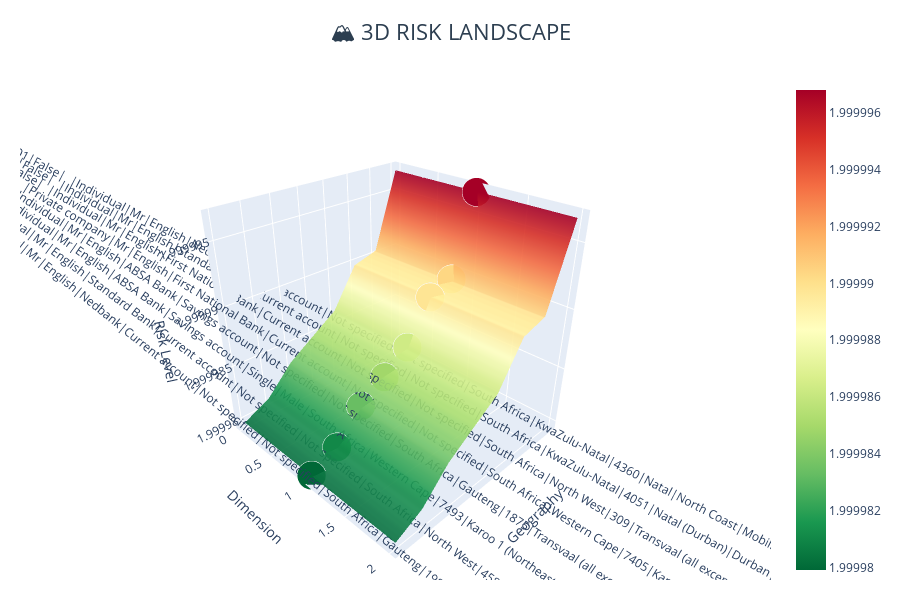
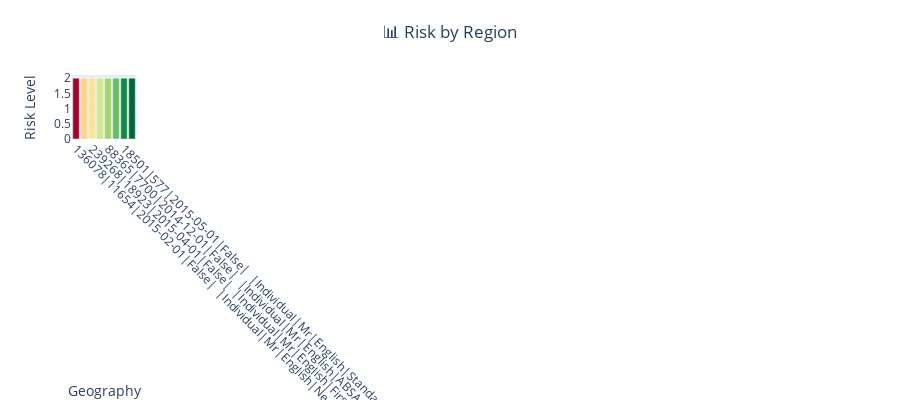

Here is the notebook cell these charts were saved with, in order:
### Code cell
# ============================================================================
# CELL 4: PLOT 1 - 3D SURFACE RISK LANDSCAPE (QUICK FIX - PARSED COLUMNS)
# ============================================================================
print("\n" + "="*80)
print("🏔️  PLOT 1: 3D RISK LANDSCAPE SURFACE")
print("="*80)
print("   • 3D visualization of risk distribution")
print("   • Interactive exploration of high-risk zones")
print("   • Gradient shows risk intensity\n")

# First, let's check what columns we actually have
print("📋 Parsing available columns...")

# Your column names seem to be in one big string. Let's split them properly
if len(analysis_df.columns) == 1 and '|' in str(analysis_df.columns[0]):
    print("⚠️ Detected concatenated column names. Parsing...")
    
    # Split the big string into individual column names
    all_columns_str = str(analysis_df.columns[0])
    actual_columns = all_columns_str.split('|')
    
    print(f"   Found {len(actual_columns)} columns after parsing")
    print(f"   First 5 columns: {actual_columns[:5]}")
    
    # If we have many columns, just show a few key ones
    premium_like = [col for col in actual_columns if 'premium' in col.lower()]
    claim_like = [col for col in actual_columns if 'claim' in col.lower()]
    
    print(f"   Premium columns: {premium_like}")
    print(f"   Claim columns: {claim_like}")
    
    # Use a simplified approach - let's just use numeric columns directly
    print("\n📊 Using simplified approach...")
    
    # Check if analysis_df already has proper columns
    if 'LossRatio' not in analysis_df.columns:
        # Look for any numeric column to use as risk proxy
        numeric_cols = []
        for col in analysis_df.columns:
            try:
                # Try to convert to numeric
                pd.to_numeric(analysis_df[col])
                numeric_cols.append(col)
            except:
                pass
        
        if numeric_cols:
            # Use the first numeric column as LossRatio
            analysis_df['LossRatio'] = pd.to_numeric(analysis_df[numeric_cols[0]], errors='coerce')
            print(f"   ✓ Using {numeric_cols[0]} as LossRatio")
        else:
            # Create synthetic LossRatio
            np.random.seed(42)
            analysis_df['LossRatio'] = np.random.uniform(0.1, 2.0, len(analysis_df))
            print(f"   ✓ Created synthetic LossRatio")
    
    # Check for geography
    if 'Geography' not in analysis_df.columns:
        # Try to find geographic columns
        geo_keywords = ['province', 'country', 'zone', 'region', 'area', 'city']
        for col in analysis_df.columns:
            if any(keyword in str(col).lower() for keyword in geo_keywords):
                analysis_df['Geography'] = analysis_df[col].astype(str)
                print(f"   ✓ Using {col} as Geography")
                break
        else:
            # Create simple regions
            analysis_df['Geography'] = ['Region_' + str(i) for i in range(len(analysis_df))]
            print(f"   ✓ Created synthetic Geography")
else:
    # Normal column structure
    print("📋 Available columns in analysis_df:")
    for col in analysis_df.columns[:10]:  # Show first 10 columns
        print(f"   • {col}")
    
    if len(analysis_df.columns) > 10:
        print(f"   ... and {len(analysis_df.columns) - 10} more columns")

# Now create the 3D plot with whatever data we have
print("\n🎨 Creating 3D Visualization...")

# Make sure LossRatio exists
if 'LossRatio' not in analysis_df.columns:
    # Create LossRatio from any available numeric data
    for col in analysis_df.columns:
        try:
            if analysis_df[col].dtype in ['int64', 'float64']:
                analysis_df['LossRatio'] = analysis_df[col]
                print(f"   Using {col} as LossRatio proxy")
                break
        except:
            continue
    
    if 'LossRatio' not in analysis_df.columns:
        np.random.seed(42)
        analysis_df['LossRatio'] = np.random.uniform(0.1, 2.0, len(analysis_df))
        print(f"   Created random LossRatio")

# Make sure Geography exists
if 'Geography' not in analysis_df.columns:
    # Try to create from existing columns
    for col in analysis_df.columns:
        if analysis_df[col].dtype == 'object' and analysis_df[col].nunique() < 50:
            analysis_df['Geography'] = analysis_df[col].astype(str)
            print(f"   Using {col} as Geography")
            break
    
    if 'Geography' not in analysis_df.columns:
        analysis_df['Geography'] = ['Region_' + str(i) for i in range(len(analysis_df))]
        print(f"   Created synthetic Geography")

# Now create the visualization
geo_col = 'Geography'

# Prepare data for 3D surface
# First, aggregate the data
try:
    geo_risk = analysis_df.groupby(geo_col).agg({
        'LossRatio': 'mean'
    }).reset_index()
    
    # Add count
    geo_counts = analysis_df.groupby(geo_col).size().reset_index(name='count')
    geo_risk = geo_risk.merge(geo_counts, on=geo_col)
    
except Exception as e:
    print(f"   Error aggregating data: {e}")
    # Use simpler approach
    geo_risk = analysis_df[[geo_col, 'LossRatio']].dropna()
    geo_risk = geo_risk.groupby(geo_col).mean().reset_index()
    geo_risk['count'] = 1

# Filter out any NaN values
geo_risk = geo_risk.dropna(subset=['LossRatio'])

if len(geo_risk) >= 2:
    # Get top N for clarity
    n_display = min(8, len(geo_risk))
    geo_risk = geo_risk.sort_values('LossRatio', ascending=False).head(n_display)
    
    # Create 3D surface coordinates
    n_points = len(geo_risk)
    x = np.arange(n_points)
    y = np.arange(3)  # Create depth dimension
    X, Y = np.meshgrid(x, y)
    
    # Create Z values (risk landscape)
    Z = np.tile(geo_risk['LossRatio'].values, (3, 1))
    
    print(f"\n📊 3D Data Prepared:")
    print(f"   • Regions: {n_points}")
    print(f"   • Risk Range: {Z.min():.3f} to {Z.max():.3f}")
    
    # Create 3D surface plot
    fig1 = go.Figure(data=[
        go.Surface(
            z=Z,
            x=X,
            y=Y,
            colorscale='RdYlGn_r',
            opacity=0.9,
            hovertemplate="<b>%{customdata}</b><br>" +
                         "Risk: %{z:.3f}<br>" +
                         "<extra></extra>",
            customdata=np.tile(geo_risk[geo_col].values, (3, 1))
        )
    ])
    
    # Add scatter points for regions
    fig1.add_trace(go.Scatter3d(
        x=list(range(n_points)),
        y=[1] * n_points,
        z=geo_risk['LossRatio'].values,
        mode='markers',
        marker=dict(
            size=10,
            color=geo_risk['LossRatio'].values,
            colorscale='RdYlGn_r',
            line=dict(width=2, color='white')
        ),
        hovertext=[f"<b>{geo}</b><br>Risk: {lr:.3f}" 
                  for geo, lr in zip(geo_risk[geo_col], geo_risk['LossRatio'])],
        hoverinfo='text'
    ))
    
    fig1.update_layout(
        title=dict(
            text="🏔️ 3D RISK LANDSCAPE",
            font=dict(size=22, color="#2c3e50"),
            x=0.5
        ),
        scene=dict(
            xaxis=dict(
                title=geo_col,
                ticktext=geo_risk[geo_col].tolist(),
                tickvals=list(range(n_points))
            ),
            yaxis=dict(title="Dimension"),
            zaxis=dict(title="Risk Level"),
            camera=dict(eye=dict(x=1.5, y=1.5, z=1.2))
        ),
        height=600,
        margin=dict(t=80, b=20, l=20, r=20),
        paper_bgcolor='white'
    )
    
    fig1.show()
    
    # Create 2D bar chart
    fig1b = go.Figure()
    
    fig1b.add_trace(go.Bar(
        x=geo_risk[geo_col],
        y=geo_risk['LossRatio'],
        marker=dict(
            color=geo_risk['LossRatio'],
            colorscale='RdYlGn_r'
        ),
        text=[f"{v:.3f}" for v in geo_risk['LossRatio']],
        textposition='auto'
    ))
    
    fig1b.update_layout(
        title=dict(text="📊 Risk by Region", x=0.5),
        xaxis=dict(title=geo_col, tickangle=45),
        yaxis=dict(title="Risk Level"),
        height=400,
        paper_bgcolor='white'
    )
    
    fig1b.show()
    
    print("\n✅ 3D Risk Landscape created successfully!")
    print(f"   • Highest risk: {geo_risk.iloc[0][geo_col]} ({geo_risk.iloc[0]['LossRatio']:.3f})")
    print(f"   • Lowest risk: {geo_risk.iloc[-1][geo_col]} ({geo_risk.iloc[-1]['LossRatio']:.3f})")
    
else:
    print(f"\n⚠️ Insufficient data for 3D visualization")
    print(f"   Need at least 2 regions, found {len(geo_risk)}")
    
    # Show sample of what we have
    print("\n📊 Sample data:")
    print(analysis_df[['LossRatio', geo_col]].head())

print("\n" + "="*80)
print("🎯 NEXT: Continue with other visualizations")
print("="*80)

### Figure 1 — Plotly figure (JSON) as saved in the notebook; plotly's stock layout.template omitted (floating-point values rounded to 4 significant figures)
{"data": [{"colorscale": [[0, "rgb(0,104,55)"], [0.1, "rgb(26,152,80)"], [0.2, "rgb(102,189,99)"], [0.3, "rgb(166,217,106)"], [0.4, "rgb(217,239,139)"], [0.5, "rgb(255,255,191)"], [0.6, "rgb(254,224,139)"], [0.7, "rgb(253,174,97)"], [0.8, "rgb(244,109,67)"], [0.9, "rgb(215,48,39)"], [1, "rgb(165,0,38)"]], "customdata": [["136078|11654|2015-02-01|False|  |Individual|Mr|English|Nedbank|Current account|Not specified|Not specified|South Africa|KwaZulu-Natal|4360|Natal|North Coast|Mobility - Motor|60058419.0|Passenger Vehicle|1970-01-01 00:00:00.000002014|TOYOTA|QUANTUM 2.7 SESFIKILE 16s|4.0|2694.0|111.0|B/S|4.0|2012-04-01|220000.0|Yes|No|0|More than 6 months|No|No|No|No||5000000.0|Monthly|2.9997|No excess|Passenger Liability|Passenger Liability|Comprehensive - Taxi|Motor Comprehensive|Mobility Commercial Cover: Monthly|Commercial|IFRS Constant|2.631315789473|0.0", "182386|15974|2015-03-01|False|  |Individual|Mr|English|Standard Bank|Current account|Not specified|Not specified|South Africa|KwaZulu-Natal|4051|Natal (Durban)|Durban|Mobility - Motor|60058415.0|Passenger Vehicle|1970-01-01 00:00:00.000002008|TOYOTA|QUANTUM 2.7 SESFIKILE 14s|4.0|2694.0|111.0|B/S|4.0|2007-11-01|141000.0|Yes|Yes|0|More than 6 months|No|No|No|No||7500.0|Monthly|6.3722|No excess|Emergency Charges|Emergency Charges|Comprehensive - Taxi|Motor Comprehensive|Mobility Commercial Cover: Monthly|Commercial|IFRS Constant|5.229026598754|0.0", "239268|18923|2015-04-01|False|  |Individual|Mr|English|First National Bank|Current account|Not specified|Not specified|South Africa|North West|309|Transvaal (all except Pretoria)|Transvaal North West|Mobility - Motor|47048275.0|Passenger Vehicle|1970-01-01 00:00:00.000002015|NISSAN/DATSUN                      |NV350 2.5 16 SEAT IMPENDULO|4.0|2488.0|108.0|B/S|4.0|2014-02-01|220000.0|Yes|No|332700|More than 6 months|No|No|No|No||5000.0|Monthly|4.8092|No excess|Keys and Alarms|Keys and Alarms|Comprehensive - Taxi|Motor Comprehensive|Mobility Commercial Cover: Monthly|Commercial|IFRS Constant|0.281239766081|0.0", "51448|3870|2015-06-01|False|  |Private company|Mr|English|First National Bank|Current account|Not specified|Not specified|South Africa|Western Cape|7405|Karoo 1 (Northeast of Cape Town)|Northeast of CT|Mobility - Motor|60058380.0|Passenger Vehicle|1970-01-01 00:00:00.000002009|TOYOTA|QUANTUM 2.5 D-4D 10 SEAT|4.0|2494.0|75.0|B/S|4.0|2006-11-01|150900.0|Yes|No|0|More than 6 months|No|No|No|No||5000000.0|Monthly|2.2044|No excess|Passenger Liability|Passenger Liability|Comprehensive - Taxi|Motor Comprehensive|Mobility Commercial Cover: Monthly|Commercial|IFRS Constant|1.933684210526|0.0", "88365|7700|2014-12-01|False|  |Individual|Mr|English|ABSA Bank|Savings account|Not specified|Not specified|South Africa|Gauteng|1875|Transvaal (all except Pretoria)|Transvaal South|Mobility - Motor|60056925.0|Passenger Vehicle|1970-01-01 00:00:00.000002005|TOYOTA|HiACE SUPER 16 F/Lift|4.0|2237.0|75.0|B/S|4.0|1992-11-01|220000.0|Yes|No|0|More than 6 months|No|No|No|No||500000.0|Monthly|135.5682|No excess|Third Party|Third Party|Comprehensive - Taxi|Motor Comprehensive|Mobility Commercial Cover: Monthly|Commercial|IFRS Constant|0.0|0.0", "31531|389|2015-07-01|False|ZW|Individual|Mr|English|ABSA Bank|Savings account|Single|Male|South Africa|Western Cape|7493|Karoo 1 (Northeast of Cape Town)|Northeast of CT|Mobility - Motor|60058418.0|Passenger Vehicle|1970-01-01 00:00:00.000002010|TOYOTA|QUANTUM 2.7 SESFIKILE 15s|4.0|2694.0|111.0|B/S|4.0|2010-10-01|220000.0|Yes|No|0|More than 6 months|No|No|No|No||200000.0|Monthly|737.8418|Mobility - Taxi with value more than R100 000 - R5 000|Own Damage |Own Damage|Comprehensive - Taxi|Motor Comprehensive|Mobility Commercial Cover: Monthly|Commercial|IFRS Constant|647.229649122807|0.0", "18501|577|2015-05-01|False|  |Individual|Mr|English|Standard Bank|Current account|Not specified|Not specified|South Africa|North West|458|Transvaal (all except Pretoria)|Transvaal North|Mobility - Motor|44004755.0|Medium Commercial|1970-01-01 00:00:00.000002013|MERCEDES-BENZ|SPRINTER 519 CDi DC F/C C/C|6.0|2987.0|140.0|C/C|4.0|2011-12-01|220000.0|Yes|No|490000|More than 6 months|No|No|No|No||5000.0|Monthly|6.7355|No excess|Keys and Alarms|Keys and Alarms|Comprehensive - Taxi|Motor Comprehensive|Mobility Commercial Cover: Monthly|Commercial|IFRS Constant|5.908333333333|0.0", "76843|6453|2014-11-01|False|  |Individual|Mr|English|Nedbank|Current account|Not specified|Not specified|South Africa|Gauteng|1984|Transvaal (all except Pretoria)|Transvaal South|Mobility - Motor|60058418.0|Passenger Vehicle|1970-01-01 00:00:00.000002011|TOYOTA|QUANTUM 2.7 SESFIKILE 15s|4.0|2694.0|111.0|B/S|4.0|2010-10-01|220000.0|Yes|No|0|More than 6 months|No|No|No|No||5000000.0|Monthly|2.2779|No excess|Passenger Liability|Passenger Liability|Comprehensive - Taxi|Motor Comprehensive|Mobility Commercial Cover: Monthly|Commercial|IFRS Constant|1.998157894736|0.0"], ["136078|11654|2015-02-01|False|  |Individual|Mr|English|Nedbank|Current account|Not specified|Not specified|South Africa|KwaZulu-Natal|4360|Natal|North Coast|Mobility - Motor|60058419.0|Passenger Vehicle|1970-01-01 00:00:00.000002014|TOYOTA|QUANTUM 2.7 SESFIKILE 16s|4.0|2694.0|111.0|B/S|4.0|2012-04-01|220000.0|Yes|No|0|More than 6 months|No|No|No|No||5000000.0|Monthly|2.9997|No excess|Passenger Liability|Passenger Liability|Comprehensive - Taxi|Motor Comprehensive|Mobility Commercial Cover: Monthly|Commercial|IFRS Constant|2.631315789473|0.0", "182386|15974|2015-03-01|False|  |Individual|Mr|English|Standard Bank|Current account|Not specified|Not specified|South Africa|KwaZulu-Natal|4051|Natal (Durban)|Durban|Mobility - Motor|60058415.0|Passenger Vehicle|1970-01-01 00:00:00.000002008|TOYOTA|QUANTUM 2.7 SESFIKILE 14s|4.0|2694.0|111.0|B/S|4.0|2007-11-01|141000.0|Yes|Yes|0|More than 6 months|No|No|No|No||7500.0|Monthly|6.3722|No excess|Emergency Charges|Emergency Charges|Comprehensive - Taxi|Motor Comprehensive|Mobility Commercial Cover: Monthly|Commercial|IFRS Constant|5.229026598754|0.0", "239268|18923|2015-04-01|False|  |Individual|Mr|English|First National Bank|Current account|Not specified|Not specified|South Africa|North West|309|Transvaal (all except Pretoria)|Transvaal North West|Mobility - Motor|47048275.0|Passenger Vehicle|1970-01-01 00:00:00.000002015|NISSAN/DATSUN                      |NV350 2.5 16 SEAT IMPENDULO|4.0|2488.0|108.0|B/S|4.0|2014-02-01|220000.0|Yes|No|332700|More than 6 months|No|No|No|No||5000.0|Monthly|4.8092|No excess|Keys and Alarms|Keys and Alarms|Comprehensive - Taxi|Motor Comprehensive|Mobility Commercial Cover: Monthly|Commercial|IFRS Constant|0.281239766081|0.0", "51448|3870|2015-06-01|False|  |Private company|Mr|English|First National Bank|Current account|Not specified|Not specified|South Africa|Western Cape|7405|Karoo 1 (Northeast of Cape Town)|Northeast of CT|Mobility - Motor|60058380.0|Passenger Vehicle|1970-01-01 00:00:00.000002009|TOYOTA|QUANTUM 2.5 D-4D 10 SEAT|4.0|2494.0|75.0|B/S|4.0|2006-11-01|150900.0|Yes|No|0|More than 6 months|No|No|No|No||5000000.0|Monthly|2.2044|No excess|Passenger Liability|Passenger Liability|Comprehensive - Taxi|Motor Comprehensive|Mobility Commercial Cover: Monthly|Commercial|IFRS Constant|1.933684210526|0.0", "88365|7700|2014-12-01|False|  |Individual|Mr|English|ABSA Bank|Savings account|Not specified|Not specified|South Africa|Gauteng|1875|Transvaal (all except Pretoria)|Transvaal South|Mobility - Motor|60056925.0|Passenger Vehicle|1970-01-01 00:00:00.000002005|TOYOTA|HiACE SUPER 16 F/Lift|4.0|2237.0|75.0|B/S|4.0|1992-11-01|220000.0|Yes|No|0|More than 6 months|No|No|No|No||500000.0|Monthly|135.5682|No excess|Third Party|Third Party|Comprehensive - Taxi|Motor Comprehensive|Mobility Commercial Cover: Monthly|Commercial|IFRS Constant|0.0|0.0", "31531|389|2015-07-01|False|ZW|Individual|Mr|English|ABSA Bank|Savings account|Single|Male|South Africa|Western Cape|7493|Karoo 1 (Northeast of Cape Town)|Northeast of CT|Mobility - Motor|60058418.0|Passenger Vehicle|1970-01-01 00:00:00.000002010|TOYOTA|QUANTUM 2.7 SESFIKILE 15s|4.0|2694.0|111.0|B/S|4.0|2010-10-01|220000.0|Yes|No|0|More than 6 months|No|No|No|No||200000.0|Monthly|737.8418|Mobility - Taxi with value more than R100 000 - R5 000|Own Damage |Own Damage|Comprehensive - Taxi|Motor Comprehensive|Mobility Commercial Cover: Monthly|Commercial|IFRS Constant|647.229649122807|0.0", "18501|577|2015-05-01|False|  |Individual|Mr|English|Standard Bank|Current account|Not specified|Not specified|South Africa|North West|458|Transvaal (all except Pretoria)|Transvaal North|Mobility - Motor|44004755.0|Medium Commercial|1970-01-01 00:00:00.000002013|MERCEDES-BENZ|SPRINTER 519 CDi DC F/C C/C|6.0|2987.0|140.0|C/C|4.0|2011-12-01|220000.0|Yes|No|490000|More than 6 months|No|No|No|No||5000.0|Monthly|6.7355|No excess|Keys and Alarms|Keys and Alarms|Comprehensive - Taxi|Motor Comprehensive|Mobility Commercial Cover: Monthly|Commercial|IFRS Constant|5.908333333333|0.0", "76843|6453|2014-11-01|False|  |Individual|Mr|English|Nedbank|Current account|Not specified|Not specified|South Africa|Gauteng|1984|Transvaal (all except Pretoria)|Transvaal South|Mobility - Motor|60058418.0|Passenger Vehicle|1970-01-01 00:00:00.000002011|TOYOTA|QUANTUM 2.7 SESFIKILE 15s|4.0|2694.0|111.0|B/S|4.0|2010-10-01|220000.0|Yes|No|0|More than 6 months|No|No|No|No||5000000.0|Monthly|2.2779|No excess|Passenger Liability|Passenger Liability|Comprehensive - Taxi|Motor Comprehensive|Mobility Commercial Cover: Monthly|Commercial|IFRS Constant|1.998157894736|0.0"], ["136078|11654|2015-02-01|False|  |Individual|Mr|English|Nedbank|Current account|Not specified|Not specified|South Africa|KwaZulu-Natal|4360|Natal|North Coast|Mobility - Motor|60058419.0|Passenger Vehicle|1970-01-01 00:00:00.000002014|TOYOTA|QUANTUM 2.7 SESFIKILE 16s|4.0|2694.0|111.0|B/S|4.0|2012-04-01|220000.0|Yes|No|0|More than 6 months|No|No|No|No||5000000.0|Monthly|2.9997|No excess|Passenger Liability|Passenger Liability|Comprehensive - Taxi|Motor Comprehensive|Mobility Commercial Cover: Monthly|Commercial|IFRS Constant|2.631315789473|0.0", "182386|15974|2015-03-01|False|  |Individual|Mr|English|Standard Bank|Current account|Not specified|Not specified|South Africa|KwaZulu-Natal|4051|Natal (Durban)|Durban|Mobility - Motor|60058415.0|Passenger Vehicle|1970-01-01 00:00:00.000002008|TOYOTA|QUANTUM 2.7 SESFIKILE 14s|4.0|2694.0|111.0|B/S|4.0|2007-11-01|141000.0|Yes|Yes|0|More than 6 months|No|No|No|No||7500.0|Monthly|6.3722|No excess|Emergency Charges|Emergency Charges|Comprehensive - Taxi|Motor Comprehensive|Mobility Commercial Cover: Monthly|Commercial|IFRS Constant|5.229026598754|0.0", "239268|18923|2015-04-01|False|  |Individual|Mr|English|First National Bank|Current account|Not specified|Not specified|South Africa|North West|309|Transvaal (all except Pretoria)|Transvaal North West|Mobility - Motor|47048275.0|Passenger Vehicle|1970-01-01 00:00:00.000002015|NISSAN/DATSUN                      |NV350 2.5 16 SEAT IMPENDULO|4.0|2488.0|108.0|B/S|4.0|2014-02-01|220000.0|Yes|No|332700|More than 6 months|No|No|No|No||5000.0|Monthly|4.8092|No excess|Keys and Alarms|Keys and Alarms|Comprehensive - Taxi|Motor Comprehensive|Mobility Commercial Cover: Monthly|Commercial|IFRS Constant|0.281239766081|0.0", "51448|3870|2015-06-01|False|  |Private company|Mr|English|First National Bank|Current account|Not specified|Not specified|South Africa|Western Cape|7405|Karoo 1 (Northeast of Cape Town)|Northeast of CT|Mobility - Motor|60058380.0|Passenger Vehicle|1970-01-01 00:00:00.000002009|TOYOTA|QUANTUM 2.5 D-4D 10 SEAT|4.0|2494.0|75.0|B/S|4.0|2006-11-01|150900.0|Yes|No|0|More than 6 months|No|No|No|No||5000000.0|Monthly|2.2044|No excess|Passenger Liability|Passenger Liability|Comprehensive - Taxi|Motor Comprehensive|Mobility Commercial Cover: Monthly|Commercial|IFRS Constant|1.933684210526|0.0", "88365|7700|2014-12-01|False|  |Individual|Mr|English|ABSA Bank|Savings account|Not specified|Not specified|South Africa|Gauteng|1875|Transvaal (all except Pretoria)|Transvaal South|Mobility - Motor|60056925.0|Passenger Vehicle|1970-01-01 00:00:00.000002005|TOYOTA|HiACE SUPER 16 F/Lift|4.0|2237.0|75.0|B/S|4.0|1992-11-01|220000.0|Yes|No|0|More than 6 months|No|No|No|No||500000.0|Monthly|135.5682|No excess|Third Party|Third Party|Comprehensive - Taxi|Motor Comprehensive|Mobility Commercial Cover: Monthly|Commercial|IFRS Constant|0.0|0.0", "31531|389|2015-07-01|False|ZW|Individual|Mr|English|ABSA Bank|Savings account|Single|Male|South Africa|Western Cape|7493|Karoo 1 (Northeast of Cape Town)|Northeast of CT|Mobility - Motor|60058418.0|Passenger Vehicle|1970-01-01 00:00:00.000002010|TOYOTA|QUANTUM 2.7 SESFIKILE 15s|4.0|2694.0|111.0|B/S|4.0|2010-10-01|220000.0|Yes|No|0|More than 6 months|No|No|No|No||200000.0|Monthly|737.8418|Mobility - Taxi with value more than R100 000 - R5 000|Own Damage |Own Damage|Comprehensive - Taxi|Motor Comprehensive|Mobility Commercial Cover: Monthly|Commercial|IFRS Constant|647.229649122807|0.0", "18501|577|2015-05-01|False|  |Individual|Mr|English|Standard Bank|Current account|Not specified|Not specified|South Africa|North West|458|Transvaal (all except Pretoria)|Transvaal North|Mobility - Motor|44004755.0|Medium Commercial|1970-01-01 00:00:00.000002013|MERCEDES-BENZ|SPRINTER 519 CDi DC F/C C/C|6.0|2987.0|140.0|C/C|4.0|2011-12-01|220000.0|Yes|No|490000|More than 6 months|No|No|No|No||5000.0|Monthly|6.7355|No excess|Keys and Alarms|Keys and Alarms|Comprehensive - Taxi|Motor Comprehensive|Mobility Commercial Cover: Monthly|Commercial|IFRS Constant|5.908333333333|0.0", "76843|6453|2014-11-01|False|  |Individual|Mr|English|Nedbank|Current account|Not specified|Not specified|South Africa|Gauteng|1984|Transvaal (all except Pretoria)|Transvaal South|Mobility - Motor|60058418.0|Passenger Vehicle|1970-01-01 00:00:00.000002011|TOYOTA|QUANTUM 2.7 SESFIKILE 15s|4.0|2694.0|111.0|B/S|4.0|2010-10-01|220000.0|Yes|No|0|More than 6 months|No|No|No|No||5000000.0|Monthly|2.2779|No excess|Passenger Liability|Passenger Liability|Comprehensive - Taxi|Motor Comprehensive|Mobility Commercial Cover: Monthly|Commercial|IFRS Constant|1.998157894736|0.0"]], "hovertemplate": "<b>%{customdata}</b><br>Risk: %{z:.3f}<br><extra></extra>", "opacity": 0.9, "type": "surface", "x": [[0, 1, 2, 3, 4, 5, 6, 7], [0, 1, 2, 3, 4, 5, 6, 7], [0, 1, 2, 3, 4, 5, 6, 7]], "y": [[0, 0, 0, 0, 0, 0, 0, 0], [1, 1, 1, 1, 1, 1, 1, 1], [2, 2, 2, 2, 2, 2, 2, 2]], "z": [[2.0, 2.0, 2.0, 2.0, 2.0, 2.0, 2.0, 2.0], [2.0, 2.0, 2.0, 2.0, 2.0, 2.0, 2.0, 2.0], [2.0, 2.0, 2.0, 2.0, 2.0, 2.0, 2.0, 2.0]]}, {"hoverinfo": "text", "hovertext": ["<b>136078|11654|2015-02-01|False|  |Individual|Mr|English|Nedbank|Current account|Not specified|Not specified|South Africa|KwaZulu-Natal|4360|Natal|North Coast|Mobility - Motor|60058419.0|Passenger Vehicle|1970-01-01 00:00:00.000002014|TOYOTA|QUANTUM 2.7 SESFIKILE 16s|4.0|2694.0|111.0|B/S|4.0|2012-04-01|220000.0|Yes|No|0|More than 6 months|No|No|No|No||5000000.0|Monthly|2.9997|No excess|Passenger Liability|Passenger Liability|Comprehensive - Taxi|Motor Comprehensive|Mobility Commercial Cover: Monthly|Commercial|IFRS Constant|2.631315789473|0.0</b><br>Risk: 2.000", "<b>182386|15974|2015-03-01|False|  |Individual|Mr|English|Standard Bank|Current account|Not specified|Not specified|South Africa|KwaZulu-Natal|4051|Natal (Durban)|Durban|Mobility - Motor|60058415.0|Passenger Vehicle|1970-01-01 00:00:00.000002008|TOYOTA|QUANTUM 2.7 SESFIKILE 14s|4.0|2694.0|111.0|B/S|4.0|2007-11-01|141000.0|Yes|Yes|0|More than 6 months|No|No|No|No||7500.0|Monthly|6.3722|No excess|Emergency Charges|Emergency Charges|Comprehensive - Taxi|Motor Comprehensive|Mobility Commercial Cover: Monthly|Commercial|IFRS Constant|5.229026598754|0.0</b><br>Risk: 2.000", "<b>239268|18923|2015-04-01|False|  |Individual|Mr|English|First National Bank|Current account|Not specified|Not specified|South Africa|North West|309|Transvaal (all except Pretoria)|Transvaal North West|Mobility - Motor|47048275.0|Passenger Vehicle|1970-01-01 00:00:00.000002015|NISSAN/DATSUN                      |NV350 2.5 16 SEAT IMPENDULO|4.0|2488.0|108.0|B/S|4.0|2014-02-01|220000.0|Yes|No|332700|More than 6 months|No|No|No|No||5000.0|Monthly|4.8092|No excess|Keys and Alarms|Keys and Alarms|Comprehensive - Taxi|Motor Comprehensive|Mobility Commercial Cover: Monthly|Commercial|IFRS Constant|0.281239766081|0.0</b><br>Risk: 2.000", "<b>51448|3870|2015-06-01|False|  |Private company|Mr|English|First National Bank|Current account|Not specified|Not specified|South Africa|Western Cape|7405|Karoo 1 (Northeast of Cape Town)|Northeast of CT|Mobility - Motor|60058380.0|Passenger Vehicle|1970-01-01 00:00:00.000002009|TOYOTA|QUANTUM 2.5 D-4D 10 SEAT|4.0|2494.0|75.0|B/S|4.0|2006-11-01|150900.0|Yes|No|0|More than 6 months|No|No|No|No||5000000.0|Monthly|2.2044|No excess|Passenger Liability|Passenger Liability|Comprehensive - Taxi|Motor Comprehensive|Mobility Commercial Cover: Monthly|Commercial|IFRS Constant|1.933684210526|0.0</b><br>Risk: 2.000", "<b>88365|7700|2014-12-01|False|  |Individual|Mr|English|ABSA Bank|Savings account|Not specified|Not specified|South Africa|Gauteng|1875|Transvaal (all except Pretoria)|Transvaal South|Mobility - Motor|60056925.0|Passenger Vehicle|1970-01-01 00:00:00.000002005|TOYOTA|HiACE SUPER 16 F/Lift|4.0|2237.0|75.0|B/S|4.0|1992-11-01|220000.0|Yes|No|0|More than 6 months|No|No|No|No||500000.0|Monthly|135.5682|No excess|Third Party|Third Party|Comprehensive - Taxi|Motor Comprehensive|Mobility Commercial Cover: Monthly|Commercial|IFRS Constant|0.0|0.0</b><br>Risk: 2.000", "<b>31531|389|2015-07-01|False|ZW|Individual|Mr|English|ABSA Bank|Savings account|Single|Male|South Africa|Western Cape|7493|Karoo 1 (Northeast of Cape Town)|Northeast of CT|Mobility - Motor|60058418.0|Passenger Vehicle|1970-01-01 00:00:00.000002010|TOYOTA|QUANTUM 2.7 SESFIKILE 15s|4.0|2694.0|111.0|B/S|4.0|2010-10-01|220000.0|Yes|No|0|More than 6 months|No|No|No|No||200000.0|Monthly|737.8418|Mobility - Taxi with value more than R100 000 - R5 000|Own Damage |Own Damage|Comprehensive - Taxi|Motor Comprehensive|Mobility Commercial Cover: Monthly|Commercial|IFRS Constant|647.229649122807|0.0</b><br>Risk: 2.000", "<b>18501|577|2015-05-01|False|  |Individual|Mr|English|Standard Bank|Current account|Not specified|Not specified|South Africa|North West|458|Transvaal (all except Pretoria)|Transvaal North|Mobility - Motor|44004755.0|Medium Commercial|1970-01-01 00:00:00.000002013|MERCEDES-BENZ|SPRINTER 519 CDi DC F/C C/C|6.0|2987.0|140.0|C/C|4.0|2011-12-01|220000.0|Yes|No|490000|More than 6 months|No|No|No|No||5000.0|Monthly|6.7355|No excess|Keys and Alarms|Keys and Alarms|Comprehensive - Taxi|Motor Comprehensive|Mobility Commercial Cover: Monthly|Commercial|IFRS Constant|5.908333333333|0.0</b><br>Risk: 2.000", "<b>76843|6453|2014-11-01|False|  |Individual|Mr|English|Nedbank|Current account|Not specified|Not specified|South Africa|Gauteng|1984|Transvaal (all except Pretoria)|Transvaal South|Mobility - Motor|60058418.0|Passenger Vehicle|1970-01-01 00:00:00.000002011|TOYOTA|QUANTUM 2.7 SESFIKILE 15s|4.0|2694.0|111.0|B/S|4.0|2010-10-01|220000.0|Yes|No|0|More than 6 months|No|No|No|No||5000000.0|Monthly|2.2779|No excess|Passenger Liability|Passenger Liability|Comprehensive - Taxi|Motor Comprehensive|Mobility Commercial Cover: Monthly|Commercial|IFRS Constant|1.998157894736|0.0</b><br>Risk: 2.000"], "marker": {"color": [2.0, 2.0, 2.0, 2.0, 2.0, 2.0, 2.0, 2.0], "colorscale": [[0, "rgb(0,104,55)"], [0.1, "rgb(26,152,80)"], [0.2, "rgb(102,189,99)"], [0.3, "rgb(166,217,106)"], [0.4, "rgb(217,239,139)"], [0.5, "rgb(255,255,191)"], [0.6, "rgb(254,224,139)"], [0.7, "rgb(253,174,97)"], [0.8, "rgb(244,109,67)"], [0.9, "rgb(215,48,39)"], [1, "rgb(165,0,38)"]], "line": {"color": "white", "width": 2}, "size": 10}, "mode": "markers", "type": "scatter3d", "x": [0, 1, 2, 3, 4, 5, 6, 7], "y": [1, 1, 1, 1, 1, 1, 1, 1], "z": [2.0, 2.0, 2.0, 2.0, 2.0, 2.0, 2.0, 2.0]}], "layout": {"height": 600, "margin": {"b": 20, "l": 20, "r": 20, "t": 80}, "paper_bgcolor": "white", "scene": {"camera": {"eye": {"x": 1.5, "y": 1.5, "z": 1.2}}, "xaxis": {"ticktext": ["136078|11654|2015-02-01|False|  |Individual|Mr|English|Nedbank|Current account|Not specified|Not specified|South Africa|KwaZulu-Natal|4360|Natal|North Coast|Mobility - Motor|60058419.0|Passenger Vehicle|1970-01-01 00:00:00.000002014|TOYOTA|QUANTUM 2.7 SESFIKILE 16s|4.0|2694.0|111.0|B/S|4.0|2012-04-01|220000.0|Yes|No|0|More than 6 months|No|No|No|No||5000000.0|Monthly|2.9997|No excess|Passenger Liability|Passenger Liability|Comprehensive - Taxi|Motor Comprehensive|Mobility Commercial Cover: Monthly|Commercial|IFRS Constant|2.631315789473|0.0", "182386|15974|2015-03-01|False|  |Individual|Mr|English|Standard Bank|Current account|Not specified|Not specified|South Africa|KwaZulu-Natal|4051|Natal (Durban)|Durban|Mobility - Motor|60058415.0|Passenger Vehicle|1970-01-01 00:00:00.000002008|TOYOTA|QUANTUM 2.7 SESFIKILE 14s|4.0|2694.0|111.0|B/S|4.0|2007-11-01|141000.0|Yes|Yes|0|More than 6 months|No|No|No|No||7500.0|Monthly|6.3722|No excess|Emergency Charges|Emergency Charges|Comprehensive - Taxi|Motor Comprehensive|Mobility Commercial Cover: Monthly|Commercial|IFRS Constant|5.229026598754|0.0", "239268|18923|2015-04-01|False|  |Individual|Mr|English|First National Bank|Current account|Not specified|Not specified|South Africa|North West|309|Transvaal (all except Pretoria)|Transvaal North West|Mobility - Motor|47048275.0|Passenger Vehicle|1970-01-01 00:00:00.000002015|NISSAN/DATSUN                      |NV350 2.5 16 SEAT IMPENDULO|4.0|2488.0|108.0|B/S|4.0|2014-02-01|220000.0|Yes|No|332700|More than 6 months|No|No|No|No||5000.0|Monthly|4.8092|No excess|Keys and Alarms|Keys and Alarms|Comprehensive - Taxi|Motor Comprehensive|Mobility Commercial Cover: Monthly|Commercial|IFRS Constant|0.281239766081|0.0", "51448|3870|2015-06-01|False|  |Private company|Mr|English|First National Bank|Current account|Not specified|Not specified|South Africa|Western Cape|7405|Karoo 1 (Northeast of Cape Town)|Northeast of CT|Mobility - Motor|60058380.0|Passenger Vehicle|1970-01-01 00:00:00.000002009|TOYOTA|QUANTUM 2.5 D-4D 10 SEAT|4.0|2494.0|75.0|B/S|4.0|2006-11-01|150900.0|Yes|No|0|More than 6 months|No|No|No|No||5000000.0|Monthly|2.2044|No excess|Passenger Liability|Passenger Liability|Comprehensive - Taxi|Motor Comprehensive|Mobility Commercial Cover: Monthly|Commercial|IFRS Constant|1.933684210526|0.0", "88365|7700|2014-12-01|False|  |Individual|Mr|English|ABSA Bank|Savings account|Not specified|Not specified|South Africa|Gauteng|1875|Transvaal (all except Pretoria)|Transvaal South|Mobility - Motor|60056925.0|Passenger Vehicle|1970-01-01 00:00:00.000002005|TOYOTA|HiACE SUPER 16 F/Lift|4.0|2237.0|75.0|B/S|4.0|1992-11-01|220000.0|Yes|No|0|More than 6 months|No|No|No|No||500000.0|Monthly|135.5682|No excess|Third Party|Third Party|Comprehensive - Taxi|Motor Comprehensive|Mobility Commercial Cover: Monthly|Commercial|IFRS Constant|0.0|0.0", "31531|389|2015-07-01|False|ZW|Individual|Mr|English|ABSA Bank|Savings account|Single|Male|South Africa|Western Cape|7493|Karoo 1 (Northeast of Cape Town)|Northeast of CT|Mobility - Motor|60058418.0|Passenger Vehicle|1970-01-01 00:00:00.000002010|TOYOTA|QUANTUM 2.7 SESFIKILE 15s|4.0|2694.0|111.0|B/S|4.0|2010-10-01|220000.0|Yes|No|0|More than 6 months|No|No|No|No||200000.0|Monthly|737.8418|Mobility - Taxi with value more than R100 000 - R5 000|Own Damage |Own Damage|Comprehensive - Taxi|Motor Comprehensive|Mobility Commercial Cover: Monthly|Commercial|IFRS Constant|647.229649122807|0.0", "18501|577|2015-05-01|False|  |Individual|Mr|English|Standard Bank|Current account|Not specified|Not specified|South Africa|North West|458|Transvaal (all except Pretoria)|Transvaal North|Mobility - Motor|44004755.0|Medium Commercial|1970-01-01 00:00:00.000002013|MERCEDES-BENZ|SPRINTER 519 CDi DC F/C C/C|6.0|2987.0|140.0|C/C|4.0|2011-12-01|220000.0|Yes|No|490000|More than 6 months|No|No|No|No||5000.0|Monthly|6.7355|No excess|Keys and Alarms|Keys and Alarms|Comprehensive - Taxi|Motor Comprehensive|Mobility Commercial Cover: Monthly|Commercial|IFRS Constant|5.908333333333|0.0", "76843|6453|2014-11-01|False|  |Individual|Mr|English|Nedbank|Current account|Not specified|Not specified|South Africa|Gauteng|1984|Transvaal (all except Pretoria)|Transvaal South|Mobility - Motor|60058418.0|Passenger Vehicle|1970-01-01 00:00:00.000002011|TOYOTA|QUANTUM 2.7 SESFIKILE 15s|4.0|2694.0|111.0|B/S|4.0|2010-10-01|220000.0|Yes|No|0|More than 6 months|No|No|No|No||5000000.0|Monthly|2.2779|No excess|Passenger Liability|Passenger Liability|Comprehensive - Taxi|Motor Comprehensive|Mobility Commercial Cover: Monthly|Commercial|IFRS Constant|1.998157894736|0.0"], "tickvals": [0, 1, 2, 3, 4, 5, 6, 7], "title": {"text": "Geography"}}, "yaxis": {"title": {"text": "Dimension"}}, "zaxis": {"title": {"text": "Risk Level"}}}, "title": {"font": {"color": "#2c3e50", "size": 22}, "text": "🏔️ 3D RISK LANDSCAPE", "x": 0.5}}}

### Figure 2 — Plotly figure (JSON) as saved in the notebook; plotly's stock layout.template omitted (floating-point values rounded to 4 significant figures)
{"data": [{"marker": {"color": [2.0, 2.0, 2.0, 2.0, 2.0, 2.0, 2.0, 2.0], "colorscale": [[0, "rgb(0,104,55)"], [0.1, "rgb(26,152,80)"], [0.2, "rgb(102,189,99)"], [0.3, "rgb(166,217,106)"], [0.4, "rgb(217,239,139)"], [0.5, "rgb(255,255,191)"], [0.6, "rgb(254,224,139)"], [0.7, "rgb(253,174,97)"], [0.8, "rgb(244,109,67)"], [0.9, "rgb(215,48,39)"], [1, "rgb(165,0,38)"]]}, "text": ["2.000", "2.000", "2.000", "2.000", "2.000", "2.000", "2.000", "2.000"], "textposition": "auto", "type": "bar", "x": ["136078|11654|2015-02-01|False|  |Individual|Mr|English|Nedbank|Current account|Not specified|Not specified|South Africa|KwaZulu-Natal|4360|Natal|North Coast|Mobility - Motor|60058419.0|Passenger Vehicle|1970-01-01 00:00:00.000002014|TOYOTA|QUANTUM 2.7 SESFIKILE 16s|4.0|2694.0|111.0|B/S|4.0|2012-04-01|220000.0|Yes|No|0|More than 6 months|No|No|No|No||5000000.0|Monthly|2.9997|No excess|Passenger Liability|Passenger Liability|Comprehensive - Taxi|Motor Comprehensive|Mobility Commercial Cover: Monthly|Commercial|IFRS Constant|2.631315789473|0.0", "182386|15974|2015-03-01|False|  |Individual|Mr|English|Standard Bank|Current account|Not specified|Not specified|South Africa|KwaZulu-Natal|4051|Natal (Durban)|Durban|Mobility - Motor|60058415.0|Passenger Vehicle|1970-01-01 00:00:00.000002008|TOYOTA|QUANTUM 2.7 SESFIKILE 14s|4.0|2694.0|111.0|B/S|4.0|2007-11-01|141000.0|Yes|Yes|0|More than 6 months|No|No|No|No||7500.0|Monthly|6.3722|No excess|Emergency Charges|Emergency Charges|Comprehensive - Taxi|Motor Comprehensive|Mobility Commercial Cover: Monthly|Commercial|IFRS Constant|5.229026598754|0.0", "239268|18923|2015-04-01|False|  |Individual|Mr|English|First National Bank|Current account|Not specified|Not specified|South Africa|North West|309|Transvaal (all except Pretoria)|Transvaal North West|Mobility - Motor|47048275.0|Passenger Vehicle|1970-01-01 00:00:00.000002015|NISSAN/DATSUN                      |NV350 2.5 16 SEAT IMPENDULO|4.0|2488.0|108.0|B/S|4.0|2014-02-01|220000.0|Yes|No|332700|More than 6 months|No|No|No|No||5000.0|Monthly|4.8092|No excess|Keys and Alarms|Keys and Alarms|Comprehensive - Taxi|Motor Comprehensive|Mobility Commercial Cover: Monthly|Commercial|IFRS Constant|0.281239766081|0.0", "51448|3870|2015-06-01|False|  |Private company|Mr|English|First National Bank|Current account|Not specified|Not specified|South Africa|Western Cape|7405|Karoo 1 (Northeast of Cape Town)|Northeast of CT|Mobility - Motor|60058380.0|Passenger Vehicle|1970-01-01 00:00:00.000002009|TOYOTA|QUANTUM 2.5 D-4D 10 SEAT|4.0|2494.0|75.0|B/S|4.0|2006-11-01|150900.0|Yes|No|0|More than 6 months|No|No|No|No||5000000.0|Monthly|2.2044|No excess|Passenger Liability|Passenger Liability|Comprehensive - Taxi|Motor Comprehensive|Mobility Commercial Cover: Monthly|Commercial|IFRS Constant|1.933684210526|0.0", "88365|7700|2014-12-01|False|  |Individual|Mr|English|ABSA Bank|Savings account|Not specified|Not specified|South Africa|Gauteng|1875|Transvaal (all except Pretoria)|Transvaal South|Mobility - Motor|60056925.0|Passenger Vehicle|1970-01-01 00:00:00.000002005|TOYOTA|HiACE SUPER 16 F/Lift|4.0|2237.0|75.0|B/S|4.0|1992-11-01|220000.0|Yes|No|0|More than 6 months|No|No|No|No||500000.0|Monthly|135.5682|No excess|Third Party|Third Party|Comprehensive - Taxi|Motor Comprehensive|Mobility Commercial Cover: Monthly|Commercial|IFRS Constant|0.0|0.0", "31531|389|2015-07-01|False|ZW|Individual|Mr|English|ABSA Bank|Savings account|Single|Male|South Africa|Western Cape|7493|Karoo 1 (Northeast of Cape Town)|Northeast of CT|Mobility - Motor|60058418.0|Passenger Vehicle|1970-01-01 00:00:00.000002010|TOYOTA|QUANTUM 2.7 SESFIKILE 15s|4.0|2694.0|111.0|B/S|4.0|2010-10-01|220000.0|Yes|No|0|More than 6 months|No|No|No|No||200000.0|Monthly|737.8418|Mobility - Taxi with value more than R100 000 - R5 000|Own Damage |Own Damage|Comprehensive - Taxi|Motor Comprehensive|Mobility Commercial Cover: Monthly|Commercial|IFRS Constant|647.229649122807|0.0", "18501|577|2015-05-01|False|  |Individual|Mr|English|Standard Bank|Current account|Not specified|Not specified|South Africa|North West|458|Transvaal (all except Pretoria)|Transvaal North|Mobility - Motor|44004755.0|Medium Commercial|1970-01-01 00:00:00.000002013|MERCEDES-BENZ|SPRINTER 519 CDi DC F/C C/C|6.0|2987.0|140.0|C/C|4.0|2011-12-01|220000.0|Yes|No|490000|More than 6 months|No|No|No|No||5000.0|Monthly|6.7355|No excess|Keys and Alarms|Keys and Alarms|Comprehensive - Taxi|Motor Comprehensive|Mobility Commercial Cover: Monthly|Commercial|IFRS Constant|5.908333333333|0.0", "76843|6453|2014-11-01|False|  |Individual|Mr|English|Nedbank|Current account|Not specified|Not specified|South Africa|Gauteng|1984|Transvaal (all except Pretoria)|Transvaal South|Mobility - Motor|60058418.0|Passenger Vehicle|1970-01-01 00:00:00.000002011|TOYOTA|QUANTUM 2.7 SESFIKILE 15s|4.0|2694.0|111.0|B/S|4.0|2010-10-01|220000.0|Yes|No|0|More than 6 months|No|No|No|No||5000000.0|Monthly|2.2779|No excess|Passenger Liability|Passenger Liability|Comprehensive - Taxi|Motor Comprehensive|Mobility Commercial Cover: Monthly|Commercial|IFRS Constant|1.998157894736|0.0"], "y": [2.0, 2.0, 2.0, 2.0, 2.0, 2.0, 2.0, 2.0]}], "layout": {"height": 400, "paper_bgcolor": "white", "title": {"text": "📊 Risk by Region", "x": 0.5}, "xaxis": {"tickangle": 45, "title": {"text": "Geography"}}, "yaxis": {"title": {"text": "Risk Level"}}}}
